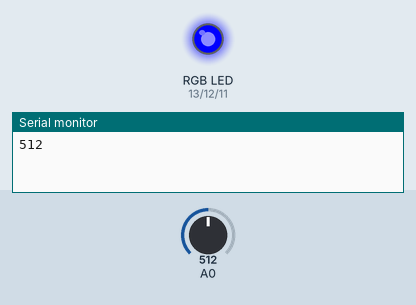
Recording of a sketch running on a simulated Arduino Uno, built with avr-gcc and run on an emulated ATmega328P. Shown: an RGB LED mixed from three pins (HIGH = lit), the last lines printed to the serial monitor. The inputs (shaded band) are chosen by the test bench; at power-on: A0 = 512.

Above: at 2.1 s.
2.2 s: A0 set to 490
At 3.2 s:
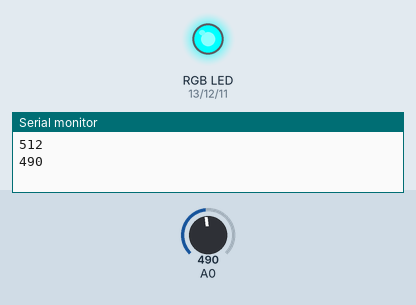
4.8 s: A0 set to 510
At 7.3 s:
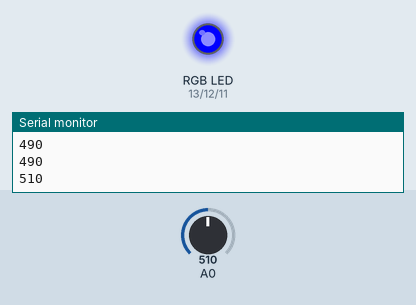
8.1 s: A0 set to 306
At 8.8 s:
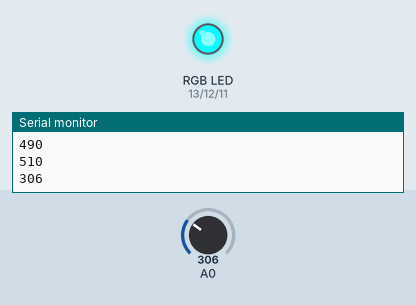
Timing chart, 0 to 11.1 s (numbered marks = the images above; inputs shaded):
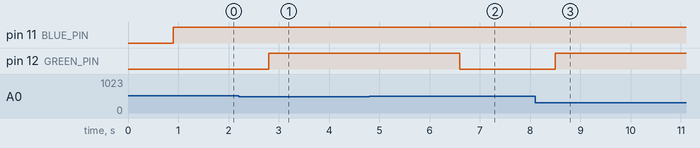

Measured:
- the behaviour switches between 500 and 499 on A0 (found by bisection; images 0 and 1)
- after the input at 2.2 s, pin 12 (GREEN_PIN): LOW → HIGH after 0.60 s
- after the input at 4.8 s, pin 12 (GREEN_PIN): HIGH → LOW after 1.8 s
- after the input at 8.1 s, pin 12 (GREEN_PIN): LOW → HIGH after 0.40 s

The sketch:

water-sensor.ino
```cpp
// Water Sensor Level Variable
int waterLevel;
// Digital Out Numbers to RGB Led
const int RED_PIN = 13;
const int GREEN_PIN = 12;
const int BLUE_PIN = 11;

void setup() {
	// Set Analog In to Water Sensor
	pinMode(A0, INPUT);
	// Set Led Pins to Output Mode
	pinMode(RED_PIN, OUTPUT);
	pinMode(GREEN_PIN, OUTPUT);
	pinMode(BLUE_PIN, OUTPUT);
	// Set Starting Color to BLACK
	setRGB(0, 0, 0);
	// DEBUG on Board
	Serial.begin(9600);
}

void loop() {
	// Get Water Sensor Data
	waterLevel = analogRead(A0);

	// DEBUG on Board, set 9600 at Serial Monitor
	Serial.println(waterLevel);

	// Set RGB Led: BLUE for little water (<500), INDIGO for big water (>500)
	if (waterLevel == 0) {
		setRGB(0, 0, 0);
	}
	if (0 < waterLevel && waterLevel < 500) {
		setRGB(0, 255, 255);
	}
	if (waterLevel >= 500) {
		setRGB(0, 0, 255);
	}

	delay(1000);
}

// Conrolling RGB Led via analogWrite & PWM
void setRGB(int r, int g, int b) {
	analogWrite(RED_PIN, r);
	analogWrite(GREEN_PIN, g);
	analogWrite(BLUE_PIN, b);
	delay(900);
}
```
